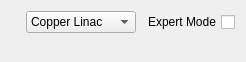
<?xml version="1.0" encoding="UTF-8"?>
<ui version="4.0">
 <class>Form</class>
 <widget class="QWidget" name="Form">
  <property name="geometry">
   <rect>
    <x>0</x>
    <y>0</y>
    <width>217</width>
    <height>168</height>
   </rect>
  </property>
  <property name="sizePolicy">
   <sizepolicy hsizetype="MinimumExpanding" vsizetype="Fixed">
    <horstretch>0</horstretch>
    <verstretch>0</verstretch>
   </sizepolicy>
  </property>
  <property name="windowTitle">
   <string>Form</string>
  </property>
  <layout class="QVBoxLayout" name="verticalLayout_2">
   <property name="spacing">
    <number>6</number>
   </property>
   <property name="sizeConstraint">
    <enum>QLayout::SetFixedSize</enum>
   </property>
   <item>
    <layout class="QHBoxLayout" name="horizontalLayout">
     <item>
      <widget class="PyDMLabel" name="screen_title">
       <property name="font">
        <font>
         <pointsize>11</pointsize>
         <weight>75</weight>
         <bold>true</bold>
         <underline>true</underline>
        </font>
       </property>
       <property name="toolTip">
        <string/>
       </property>
      </widget>
     </item>
     <item>
      <widget class="QComboBox" name="nc_sc_selection">
       <property name="maximumSize">
        <size>
         <width>110</width>
         <height>16777215</height>
        </size>
       </property>
       <property name="currentIndex">
        <number>0</number>
       </property>
       <property name="minimumContentsLength">
        <number>0</number>
       </property>
       <item>
        <property name="text">
         <string>Copper Linac</string>
        </property>
       </item>
       <item>
        <property name="text">
         <string>Superconducting Linac</string>
        </property>
       </item>
      </widget>
     </item>
     <item>
      <widget class="QCheckBox" name="expert_checkbox">
       <property name="layoutDirection">
        <enum>Qt::RightToLeft</enum>
       </property>
       <property name="text">
        <string>Expert Mode</string>
       </property>
      </widget>
     </item>
    </layout>
   </item>
   <item>
    <layout class="QVBoxLayout" name="rbv_layout">
     <property name="spacing">
      <number>6</number>
     </property>
     <property name="sizeConstraint">
      <enum>QLayout::SetDefaultConstraint</enum>
     </property>
     <property name="rightMargin">
      <number>0</number>
     </property>
     <item>
      <layout class="QHBoxLayout" name="column_hlayout">
       <property name="sizeConstraint">
        <enum>QLayout::SetMinimumSize</enum>
       </property>
       <item>
        <widget class="LaserConfigDisplay" name="laser_config_widget" native="true">
         <property name="sizePolicy">
          <sizepolicy hsizetype="Preferred" vsizetype="Minimum">
           <horstretch>0</horstretch>
           <verstretch>0</verstretch>
          </sizepolicy>
         </property>
        </widget>
       </item>
       <item>
        <widget class="PyDMDrawingLine" name="PyDMDrawingLine">
         <property name="sizePolicy">
          <sizepolicy hsizetype="Preferred" vsizetype="Minimum">
           <horstretch>0</horstretch>
           <verstretch>0</verstretch>
          </sizepolicy>
         </property>
         <property name="maximumSize">
          <size>
           <width>20</width>
           <height>16777215</height>
          </size>
         </property>
         <property name="toolTip">
          <string/>
         </property>
         <property name="rotation" stdset="0">
          <double>90.000000000000000</double>
         </property>
        </widget>
       </item>
       <item>
        <layout class="QVBoxLayout" name="verticalLayout">
         <item>
          <widget class="SCMetadataDisplay" name="sc_metadata_widget" native="true">
           <property name="sizePolicy">
            <sizepolicy hsizetype="Preferred" vsizetype="Minimum">
             <horstretch>0</horstretch>
             <verstretch>0</verstretch>
            </sizepolicy>
           </property>
          </widget>
         </item>
         <item>
          <widget class="SCMetadataDisplay" name="nc_metadata_widget" native="true">
           <property name="sizePolicy">
            <sizepolicy hsizetype="Preferred" vsizetype="Minimum">
             <horstretch>0</horstretch>
             <verstretch>0</verstretch>
            </sizepolicy>
           </property>
          </widget>
         </item>
        </layout>
       </item>
      </layout>
     </item>
    </layout>
   </item>
   <item>
    <widget class="ExpertDisplay" name="expert_display_widget" native="true">
     <property name="sizePolicy">
      <sizepolicy hsizetype="Preferred" vsizetype="Fixed">
       <horstretch>0</horstretch>
       <verstretch>0</verstretch>
      </sizepolicy>
     </property>
    </widget>
   </item>
  </layout>
 </widget>
 <customwidgets>
  <customwidget>
   <class>PyDMLabel</class>
   <extends>QLabel</extends>
   <header>pydm.widgets.label</header>
  </customwidget>
  <customwidget>
   <class>PyDMDrawingLine</class>
   <extends>QWidget</extends>
   <header>pydm.widgets.drawing</header>
  </customwidget>
  <customwidget>
   <class>LaserConfigDisplay</class>
   <extends>QWidget</extends>
   <header location="global">widgets</header>
   <container>1</container>
  </customwidget>
  <customwidget>
   <class>SCMetadataDisplay</class>
   <extends>QWidget</extends>
   <header location="global">widgets</header>
   <container>1</container>
  </customwidget>
  <customwidget>
   <class>ExpertDisplay</class>
   <extends>QWidget</extends>
   <header location="global">widgets</header>
   <container>1</container>
  </customwidget>
 </customwidgets>
 <resources/>
 <connections/>
</ui>
